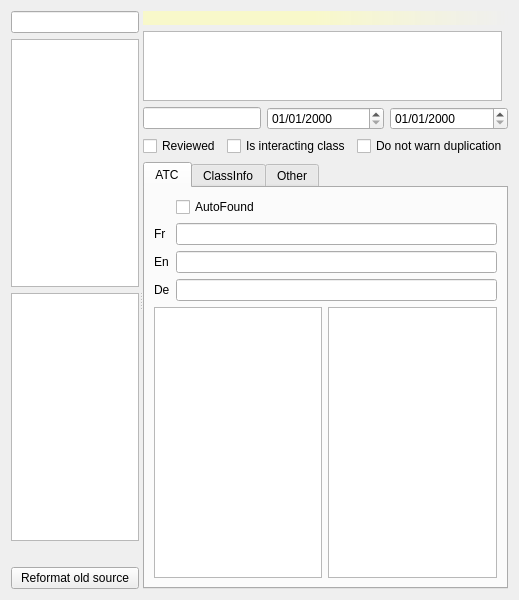
<?xml version="1.0" encoding="UTF-8"?>
<ui version="4.0">
 <class>DDI::Internal::InteractorEditorWidget</class>
 <widget class="QWidget" name="DDI::Internal::InteractorEditorWidget">
  <property name="geometry">
   <rect>
    <x>0</x>
    <y>0</y>
    <width>519</width>
    <height>600</height>
   </rect>
  </property>
  <property name="windowTitle">
   <string>Form</string>
  </property>
  <layout class="QGridLayout" name="gridLayout_2">
   <item row="0" column="0">
    <widget class="Utils::MiniSplitter" name="splitter">
     <property name="orientation">
      <enum>Qt::Horizontal</enum>
     </property>
     <widget class="QWidget" name="layoutWidget">
      <layout class="QVBoxLayout" name="treeLayout">
       <item>
        <widget class="Utils::QButtonLineEdit" name="searchLine"/>
       </item>
       <item>
        <widget class="QTreeView" name="classesTreeView"/>
       </item>
       <item>
        <widget class="QListView" name="molsListView"/>
       </item>
       <item>
        <widget class="QLabel" name="sumLabel">
         <property name="text">
          <string/>
         </property>
        </widget>
       </item>
       <item>
        <widget class="QPushButton" name="reformatOldSource">
         <property name="text">
          <string>Reformat old source</string>
         </property>
        </widget>
       </item>
      </layout>
     </widget>
     <widget class="QWidget" name="widgetContainer" native="true">
      <layout class="QGridLayout" name="gridLayout_3">
       <item row="0" column="0" colspan="2">
        <layout class="QHBoxLayout" name="toolbarLayout"/>
       </item>
       <item row="1" column="0" colspan="2">
        <widget class="QLabel" name="interactorLabel">
         <property name="font">
          <font>
           <weight>75</weight>
           <bold>true</bold>
          </font>
         </property>
         <property name="styleSheet">
          <string notr="true">background:qlineargradient(spread:pad, x1:0, y1:0, x2:1, y2:0, stop:0.464 rgba(255, 255, 176, 149), stop:1 rgba(255, 255, 255, 0))</string>
         </property>
         <property name="text">
          <string/>
         </property>
        </widget>
       </item>
       <item row="8" column="0" colspan="2">
        <widget class="QTabWidget" name="tabWidget">
         <property name="currentIndex">
          <number>0</number>
         </property>
         <widget class="QWidget" name="tab">
          <attribute name="title">
           <string>ATC</string>
          </attribute>
          <layout class="QGridLayout" name="gridLayout">
           <item row="3" column="1" colspan="2">
            <widget class="QLineEdit" name="deLabel"/>
           </item>
           <item row="4" column="0" colspan="3">
            <layout class="QHBoxLayout" name="horizontalLayout">
             <item>
              <widget class="Views::TableView" name="atcTableView"/>
             </item>
             <item>
              <widget class="Views::TableView" name="classChildrenTableView"/>
             </item>
            </layout>
           </item>
           <item row="3" column="0">
            <widget class="QLabel" name="label_3">
             <property name="sizePolicy">
              <sizepolicy hsizetype="Fixed" vsizetype="Preferred">
               <horstretch>0</horstretch>
               <verstretch>0</verstretch>
              </sizepolicy>
             </property>
             <property name="text">
              <string>De</string>
             </property>
            </widget>
           </item>
           <item row="2" column="0">
            <widget class="QLabel" name="label_2">
             <property name="sizePolicy">
              <sizepolicy hsizetype="Fixed" vsizetype="Preferred">
               <horstretch>0</horstretch>
               <verstretch>0</verstretch>
              </sizepolicy>
             </property>
             <property name="text">
              <string>En</string>
             </property>
            </widget>
           </item>
           <item row="2" column="1" colspan="2">
            <widget class="QLineEdit" name="enLabel"/>
           </item>
           <item row="1" column="0">
            <widget class="QLabel" name="label">
             <property name="sizePolicy">
              <sizepolicy hsizetype="Fixed" vsizetype="Preferred">
               <horstretch>0</horstretch>
               <verstretch>0</verstretch>
              </sizepolicy>
             </property>
             <property name="text">
              <string>Fr</string>
             </property>
            </widget>
           </item>
           <item row="1" column="1" colspan="2">
            <widget class="QLineEdit" name="frLabel"/>
           </item>
           <item row="0" column="1">
            <widget class="QCheckBox" name="isAutoFound">
             <property name="text">
              <string>AutoFound</string>
             </property>
            </widget>
           </item>
          </layout>
         </widget>
         <widget class="QWidget" name="tabClassInfo">
          <attribute name="title">
           <string>ClassInfo</string>
          </attribute>
          <layout class="QGridLayout" name="gridLayout_6">
           <item row="2" column="1">
            <widget class="QPlainTextEdit" name="classInfoDe"/>
           </item>
           <item row="1" column="1">
            <widget class="QPlainTextEdit" name="classInfoEn"/>
           </item>
           <item row="0" column="1">
            <widget class="QPlainTextEdit" name="classInfoFr"/>
           </item>
           <item row="2" column="0">
            <widget class="QLabel" name="label_7">
             <property name="text">
              <string>De</string>
             </property>
            </widget>
           </item>
           <item row="1" column="0">
            <widget class="QLabel" name="label_6">
             <property name="text">
              <string>En</string>
             </property>
            </widget>
           </item>
           <item row="0" column="0">
            <widget class="QLabel" name="label_5">
             <property name="text">
              <string>Fr</string>
             </property>
            </widget>
           </item>
          </layout>
         </widget>
         <widget class="QWidget" name="tab_2">
          <attribute name="title">
           <string>Other</string>
          </attribute>
          <layout class="QGridLayout" name="gridLayout_4">
           <item row="0" column="0">
            <widget class="QListView" name="pmidListView"/>
           </item>
           <item row="1" column="0">
            <widget class="QTextEdit" name="commentTextEdit">
             <property name="toolTip">
              <string>Comment</string>
             </property>
            </widget>
           </item>
           <item row="2" column="0">
            <widget class="QListView" name="reviewersListView"/>
           </item>
          </layout>
         </widget>
        </widget>
       </item>
       <item row="3" column="0" colspan="2">
        <layout class="QHBoxLayout" name="horizontalLayout_2">
         <item>
          <widget class="QLineEdit" name="reference">
           <property name="sizePolicy">
            <sizepolicy hsizetype="Preferred" vsizetype="Fixed">
             <horstretch>0</horstretch>
             <verstretch>0</verstretch>
            </sizepolicy>
           </property>
           <property name="minimumSize">
            <size>
             <width>50</width>
             <height>0</height>
            </size>
           </property>
           <property name="toolTip">
            <string>Reference (default is FreeMedForms)</string>
           </property>
          </widget>
         </item>
         <item>
          <widget class="QDateEdit" name="dateCreation">
           <property name="toolTip">
            <string>Creation date</string>
           </property>
           <property name="displayFormat">
            <string>dd/MM/yyyy</string>
           </property>
          </widget>
         </item>
         <item>
          <widget class="QDateEdit" name="dateUpdate">
           <property name="toolTip">
            <string>Last update</string>
           </property>
           <property name="displayFormat">
            <string>dd/MM/yyyy</string>
           </property>
          </widget>
         </item>
        </layout>
       </item>
       <item row="5" column="0" colspan="2">
        <layout class="QHBoxLayout" name="horizontalLayout_3">
         <item>
          <widget class="QCheckBox" name="isReviewed">
           <property name="text">
            <string>Reviewed</string>
           </property>
          </widget>
         </item>
         <item>
          <widget class="QCheckBox" name="isClass">
           <property name="text">
            <string>Is interacting class</string>
           </property>
          </widget>
         </item>
         <item>
          <widget class="QCheckBox" name="notWarnDuplicated">
           <property name="text">
            <string>Do not warn duplication</string>
           </property>
          </widget>
         </item>
        </layout>
       </item>
       <item row="2" column="0">
        <widget class="QTextBrowser" name="messages">
         <property name="html">
          <string notr="true">&lt;!DOCTYPE HTML PUBLIC &quot;-//W3C//DTD HTML 4.0//EN&quot; &quot;http://www.w3.org/TR/REC-html40/strict.dtd&quot;&gt;
&lt;html&gt;&lt;head&gt;&lt;meta name=&quot;qrichtext&quot; content=&quot;1&quot; /&gt;&lt;style type=&quot;text/css&quot;&gt;
p, li { white-space: pre-wrap; }
&lt;/style&gt;&lt;/head&gt;&lt;body style=&quot; font-family:'Lucida Grande'; font-size:13pt; font-weight:400; font-style:normal;&quot;&gt;
&lt;p style=&quot;-qt-paragraph-type:empty; margin-top:0px; margin-bottom:0px; margin-left:0px; margin-right:0px; -qt-block-indent:0; text-indent:0px;&quot;&gt;&lt;br /&gt;&lt;/p&gt;&lt;/body&gt;&lt;/html&gt;</string>
         </property>
        </widget>
       </item>
      </layout>
     </widget>
    </widget>
   </item>
  </layout>
 </widget>
 <customwidgets>
  <customwidget>
   <class>Utils::QButtonLineEdit</class>
   <extends>QLineEdit</extends>
   <header location="global">utils/widgets/qbuttonlineedit.h</header>
  </customwidget>
  <customwidget>
   <class>Views::TableView</class>
   <extends>QTableView</extends>
   <header location="global">listviewplugin/tableview.h</header>
  </customwidget>
  <customwidget>
   <class>Utils::MiniSplitter</class>
   <extends>QSplitter</extends>
   <header location="global">utils/widgets/minisplitter.h</header>
   <container>1</container>
  </customwidget>
 </customwidgets>
 <resources/>
 <connections/>
</ui>
